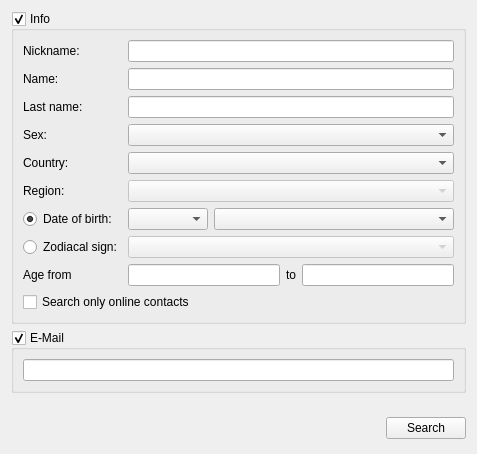
<ui version="4.0" >
 <class>SearchContactsForm</class>
 <widget class="QWidget" name="SearchContactsForm" >
  <property name="geometry" >
   <rect>
    <x>0</x>
    <y>0</y>
    <width>473</width>
    <height>454</height>
   </rect>
  </property>
  <property name="windowTitle" >
   <string>Search contacts</string>
  </property>
  <property name="windowIcon" >
   <iconset resource="res.qrc" >
    <normaloff>:/icons/cl_add_contact.png</normaloff>:/icons/cl_add_contact.png</iconset>
  </property>
  <layout class="QVBoxLayout" >
   <item>
    <widget class="RadioGroupBox" name="infoGroupBox" >
     <property name="title" >
      <string>Info</string>
     </property>
     <property name="checkable" >
      <bool>true</bool>
     </property>
     <layout class="QVBoxLayout" >
      <item>
       <layout class="QVBoxLayout" >
        <item>
         <layout class="QGridLayout" >
          <item row="0" column="0" >
           <widget class="QLabel" name="label" >
            <property name="text" >
             <string>Nickname:</string>
            </property>
           </widget>
          </item>
          <item row="0" column="1" >
           <widget class="QLineEdit" name="nicknameEdit" />
          </item>
          <item row="1" column="0" >
           <widget class="QLabel" name="label_2" >
            <property name="text" >
             <string>Name:</string>
            </property>
           </widget>
          </item>
          <item row="1" column="1" >
           <widget class="QLineEdit" name="nameEdit" />
          </item>
          <item row="2" column="0" >
           <widget class="QLabel" name="label_3" >
            <property name="text" >
             <string>Last name:</string>
            </property>
           </widget>
          </item>
          <item row="2" column="1" >
           <widget class="QLineEdit" name="lastnameEdit" />
          </item>
          <item row="3" column="0" >
           <widget class="QLabel" name="label_4" >
            <property name="text" >
             <string>Sex:</string>
            </property>
           </widget>
          </item>
          <item row="3" column="1" >
           <widget class="QComboBox" name="sexBox" />
          </item>
          <item row="4" column="0" >
           <widget class="QLabel" name="label_5" >
            <property name="text" >
             <string>Country:</string>
            </property>
           </widget>
          </item>
          <item row="4" column="1" >
           <widget class="QComboBox" name="countryBox" />
          </item>
          <item row="5" column="0" >
           <widget class="QLabel" name="label_6" >
            <property name="text" >
             <string>Region:</string>
            </property>
           </widget>
          </item>
          <item row="5" column="1" >
           <widget class="QComboBox" name="regionBox" >
            <property name="enabled" >
             <bool>false</bool>
            </property>
           </widget>
          </item>
          <item row="6" column="0" >
           <widget class="QRadioButton" name="birthdateRadioButton" >
            <property name="text" >
             <string>Date of birth:</string>
            </property>
            <property name="checked" >
             <bool>true</bool>
            </property>
           </widget>
          </item>
          <item row="7" column="0" >
           <widget class="QRadioButton" name="zodiacRadioButton" >
            <property name="enabled" >
             <bool>true</bool>
            </property>
            <property name="text" >
             <string>Zodiacal sign:</string>
            </property>
           </widget>
          </item>
          <item row="7" column="1" >
           <widget class="QComboBox" name="zodiacBox" >
            <property name="enabled" >
             <bool>false</bool>
            </property>
            <property name="maxVisibleItems" >
             <number>13</number>
            </property>
           </widget>
          </item>
          <item row="8" column="0" >
           <widget class="QLabel" name="label_7" >
            <property name="text" >
             <string>Age from</string>
            </property>
           </widget>
          </item>
          <item row="8" column="1" >
           <layout class="QHBoxLayout" >
            <item>
             <widget class="QLineEdit" name="fromAgeEdit" />
            </item>
            <item>
             <widget class="QLabel" name="label_8" >
              <property name="text" >
               <string>to</string>
              </property>
             </widget>
            </item>
            <item>
             <widget class="QLineEdit" name="toAgeEdit" />
            </item>
           </layout>
          </item>
          <item row="6" column="1" >
           <layout class="QHBoxLayout" >
            <item>
             <widget class="QComboBox" name="birthDayBox" >
              <property name="sizePolicy" >
               <sizepolicy vsizetype="Fixed" hsizetype="Preferred" >
                <horstretch>1</horstretch>
                <verstretch>0</verstretch>
               </sizepolicy>
              </property>
             </widget>
            </item>
            <item>
             <widget class="QComboBox" name="birthMonthBox" >
              <property name="sizePolicy" >
               <sizepolicy vsizetype="Fixed" hsizetype="Preferred" >
                <horstretch>3</horstretch>
                <verstretch>0</verstretch>
               </sizepolicy>
              </property>
             </widget>
            </item>
           </layout>
          </item>
         </layout>
        </item>
        <item>
         <widget class="QCheckBox" name="onlineContactsCheckBox" >
          <property name="text" >
           <string>Search only online contacts</string>
          </property>
         </widget>
        </item>
       </layout>
      </item>
     </layout>
    </widget>
   </item>
   <item>
    <widget class="RadioGroupBox" name="emailGroupBox" >
     <property name="title" >
      <string>E-Mail</string>
     </property>
     <property name="checkable" >
      <bool>true</bool>
     </property>
     <layout class="QVBoxLayout" >
      <item>
       <widget class="QLineEdit" name="emailEdit" />
      </item>
     </layout>
    </widget>
   </item>
   <item>
    <spacer>
     <property name="orientation" >
      <enum>Qt::Vertical</enum>
     </property>
     <property name="sizeHint" stdset="0" >
      <size>
       <width>455</width>
       <height>31</height>
      </size>
     </property>
    </spacer>
   </item>
   <item>
    <layout class="QHBoxLayout" >
     <item>
      <spacer>
       <property name="orientation" >
        <enum>Qt::Horizontal</enum>
       </property>
       <property name="sizeHint" stdset="0" >
        <size>
         <width>271</width>
         <height>29</height>
        </size>
       </property>
      </spacer>
     </item>
     <item>
      <widget class="QLabel" name="errorLabel" >
       <property name="palette" >
        <palette>
         <active>
          <colorrole role="WindowText" >
           <brush brushstyle="SolidPattern" >
            <color alpha="255" >
             <red>255</red>
             <green>0</green>
             <blue>0</blue>
            </color>
           </brush>
          </colorrole>
         </active>
         <inactive>
          <colorrole role="WindowText" >
           <brush brushstyle="SolidPattern" >
            <color alpha="255" >
             <red>255</red>
             <green>0</green>
             <blue>0</blue>
            </color>
           </brush>
          </colorrole>
         </inactive>
         <disabled>
          <colorrole role="WindowText" >
           <brush brushstyle="SolidPattern" >
            <color alpha="255" >
             <red>119</red>
             <green>119</green>
             <blue>119</blue>
            </color>
           </brush>
          </colorrole>
         </disabled>
        </palette>
       </property>
       <property name="text" >
        <string/>
       </property>
      </widget>
     </item>
     <item>
      <widget class="QPushButton" name="searchButton" >
       <property name="text" >
        <string>Search</string>
       </property>
      </widget>
     </item>
    </layout>
   </item>
  </layout>
 </widget>
 <customwidgets>
  <customwidget>
   <class>RadioGroupBox</class>
   <extends>QGroupBox</extends>
   <header>radiogroupbox.h</header>
   <container>1</container>
  </customwidget>
 </customwidgets>
 <resources>
  <include location="res.qrc" />
 </resources>
 <connections>
  <connection>
   <sender>zodiacRadioButton</sender>
   <signal>toggled(bool)</signal>
   <receiver>zodiacBox</receiver>
   <slot>setEnabled(bool)</slot>
   <hints>
    <hint type="sourcelabel" >
     <x>89</x>
     <y>248</y>
    </hint>
    <hint type="destinationlabel" >
     <x>173</x>
     <y>251</y>
    </hint>
   </hints>
  </connection>
  <connection>
   <sender>birthdateRadioButton</sender>
   <signal>toggled(bool)</signal>
   <receiver>birthDayBox</receiver>
   <slot>setEnabled(bool)</slot>
   <hints>
    <hint type="sourcelabel" >
     <x>95</x>
     <y>221</y>
    </hint>
    <hint type="destinationlabel" >
     <x>148</x>
     <y>223</y>
    </hint>
   </hints>
  </connection>
  <connection>
   <sender>birthdateRadioButton</sender>
   <signal>toggled(bool)</signal>
   <receiver>birthMonthBox</receiver>
   <slot>setEnabled(bool)</slot>
   <hints>
    <hint type="sourcelabel" >
     <x>69</x>
     <y>221</y>
    </hint>
    <hint type="destinationlabel" >
     <x>318</x>
     <y>222</y>
    </hint>
   </hints>
  </connection>
 </connections>
</ui>
